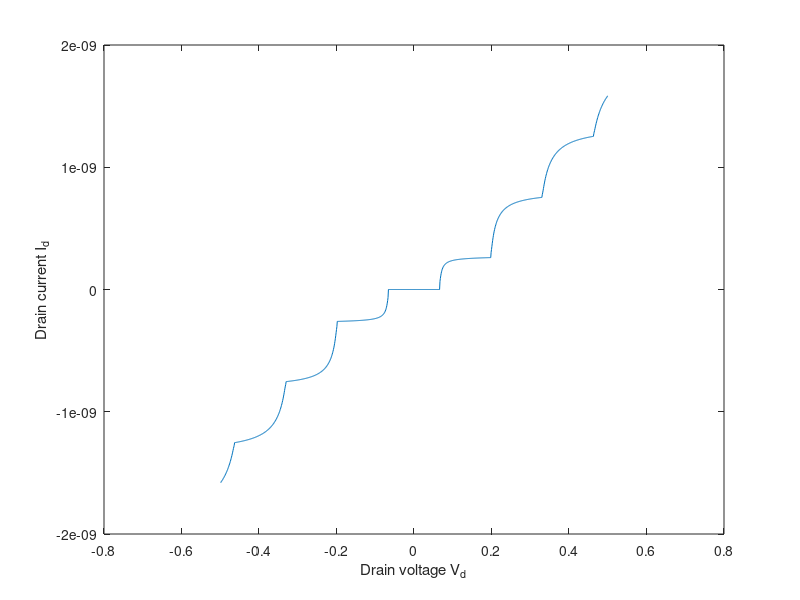
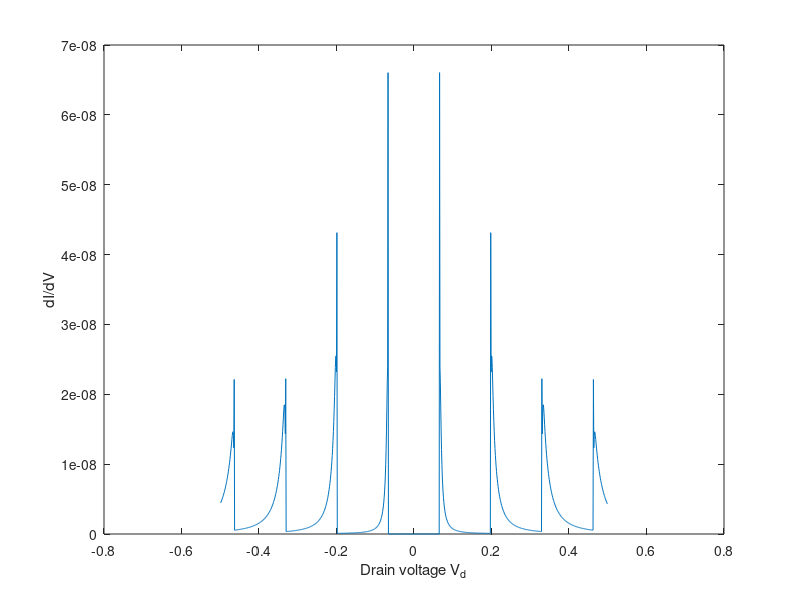
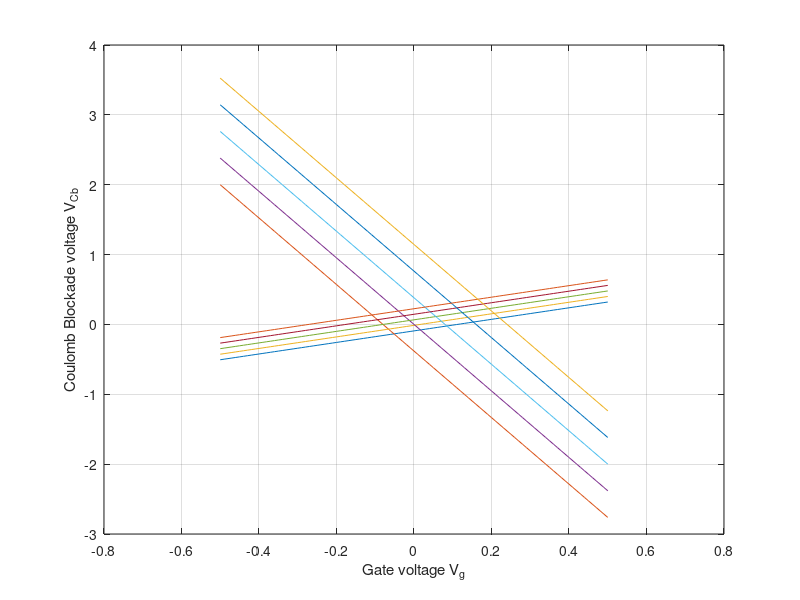

Write the MATLAB code that produced these figures, in order.
% Matlab program source for numerical simulation of Master equation
% in single electron transistor

%1. first step, the following physical constant and device parameters are defined as follows.
clc;
clear all;
close all;
% Definition of Physical constant
q=1.602e-19;    % electronic charge (C)
kb=1.381e-23;   % Boltzman constant (J/K)
% Definition of Device parameters
c1=1.0e-20;     % tunnel capacitor C1 (F)
c2=2.1e-19;     % tunnel capacitor C2 (F)
%cg=1.0e-18;     % gate capacitor Cg (F)
cg=1.0e-18;     % gate capacitor Cg (F)
ctotal=c1+c2+cg;    % total capacitance (F)
mega=1000000;   % definition of mega=106
r1=15*mega;     % tunnel resistance R1 (Ohm)
r2=250*mega;    % tunnel resistance R2 (Ohm)

%2. The values of external parameters (V, V_G, Q_0 and T) is given. Here,
%the V_G , Q_0 and T are kept a constant while the V is varied from Vmin to Vmax, as follows:
Vg=0;   % gate voltage (V)
q0=0;   % background charge q0 is assumed to be zero
temp=10;    % temperature T (K)
vmin=-0.5;  % drain voltage minimum Vmin (V)
vmax=0.5;   % drain voltage maximum Vmax (V)
NV=1000;    % number of grid from Vmin to Vmax
dV=(vmax-vmin)/NV;  % drain voltage increment of each grid point
for iv=1:NV     % loop start for drain voltage
    V(iv)=vmin+iv*dV;   % drain voltage in each grid point
    % Note that loop end for drain voltage is located in the end of this program source
    
    %3. Calculation of ?F, as follows:
    Nmin=-20;    % minimum number of N (charge number in dot)
    Nmax=20;     % maximum number of N (charge number in dot)
    for ne=1:Nmax-Nmin  % loop start for N
        n=Nmin+ne;   % N charge number in dot
        %Calculation of deltaE
        dE1p=q/ctotal*(0.5*q+(n*q-q0)-(c2+cg)*V(iv)+cg*Vg);
        dE1n=q/ctotal*(0.5*q-(n*q-q0)+(c2+cg)*V(iv)-cg*Vg);
        dE2p=q/ctotal*(0.5*q-(n*q-q0)-c1*V(iv)-cg*Vg);
        dE2n=q/ctotal*(0.5*q+(n*q-q0)+c1*V(iv)+cg*Vg);
        % Noted that loop end for N is located after calculation of \Gamma
        
        %4. the values of ?F are identified and then used for the calculation of \Gamma. If ?F is negative,
        % will be calculated by equations (26a) and (26b). However, if the ?F is positive, \Gamma is set to
        % be closed to the zero (very small). Note that the value of \Gamm ais always positive. These
        % identifications are done for four conditiond of ?F.
        
        if dE1p<0
            T1p(ne)=1/(r1*q*q)*(-dE1p)/(1-exp(dE1p/(kb*temp)));
            % ? positive in equation (26a)
        else
            T1p(ne)=1e-1; % ? positive is assumed to be very small
        end
        if dE1n<0
            T1n(ne)=1/(r1*q*q)*(-dE1n)/(1-exp(dE1n/(kb*temp)));
            % ? negative in equation (26a)
        else
            T1n(ne)=1e-1; % if negative is assumed to be very small
        end
        if dE2p<0
            T2p(ne)=1/(r2*q*q)*(-dE2p)/(1-exp(dE2p/(kb*temp)));
            %  positive in equation (26b)
        else
            T2p(ne)=1e-1; % if positive is assumed to be very small
        end
        
        if dE2n<0
            T2n(ne)=1/(r2*q*q)*(-dE2n)/(1-exp(dE2n/(kb*temp)));
            % ? negative in equation (26b)
        else
            T2n(ne)=1e-1; % if negative is assumed to be very small
            
        end
    end % loop end for N
    
    % 5. The p(n) of equation (28) is calculated. For this, normalization of equation (31a) must
    % be satisfied. Here, the values of p(Nmin) and p(Nmax) is assumed to be 0.01.
    
    p(1)=0.001; % ?(Nmin) is assumed to be 0.01
    p(Nmax-Nmin)=0.001; % ?(Nmax) is assumed to be 0.01
    % 6. Normalization of p is done. Here, ? p(n) is calculated.
    sum=0; % sum=0 is initial value to calculate ?
    for ne=2:Nmax-Nmin
        p(ne)=p(ne-1)*(T2n(ne-1)+T1p(ne-1))/(T2p(ne)+T1n(ne));
        % calculation of ?(N) in equation (28)
        % The conditions below are used to avoid divergence of Matlab  calculation
       
        if p(ne)>1e250
            p(ne)=1e250;
        end
        if p(ne)<1e-250
            p(ne)=1e-250;
        end
        % ---------------------
        sum=sum+p(ne);
    end
    for ne=2:Nmax-Nmin
        p(ne)=p(ne)/sum; % Normalization in equation (31b)
    end
    
    %Finally, the current is computed as follows:
    
    sumI=0; % sumI=0 is initial condition for current calculation
    
    for ne=2:Nmax-Nmin
        sumI=sumI+p(ne)*(T2p(ne)-T2n(ne));
    end
    I(iv)=q*sumI; % I in equation (32b)
end % end of drain voltage loop
figure('Name','plot of I vs V_d','NumberTitle','off');
plot(V,I); % plot of I vs V
xlabel ('Drain voltage V_d');
ylabel ('Drain current I_d');
for iv=1:NV-1
    dIdV(iv)=(I(iv+1)-I(iv))/dV; % calculation of dI/dV
end
figure('Name','plot of dI/dV vs V_d','NumberTitle','off');
plot(V(1,1:NV-1),dIdV);
xlabel ('Drain voltage V_d');
ylabel ('dI/dV');
%Coulomb Blockade Plot : Vd vs Vg
%deltaVd = e/cg;
deltaVcbp = (q/2)/(cg + c1); %usato per il fascio di rette con slope positivo da plottare
deltaVcbn = q/(2*c2); %usato per il fascio di rette con slope negativo da plottare
Vg_min = -0.5;
Vg = (Vg_min : 0.01 : -Vg_min);
for i = 1:length(Vg)
    Vcbp = ((q/2) + Vg *cg)/(cg+c2); %Vcb positive slope
    Vcbn = q/(2*c2) - (Vg * cg)/c2; %Vcb negative slope
end
Vx = (q/2)/(2*cg);  %punti in cui le rette intersecano l'asse x
basevalue = 0;
numeroFasciRette = 4;
legendString=[];
figure('Name','Coulomb Blockade','NumberTitle','off');
for i = -numeroFasciRette/2 : numeroFasciRette/2
    plot (Vg, Vcbp + i*deltaVcbp);
    %area(Vg, Vd1 + i*deltaVg, max(Vd1 + (i-1)*deltaVg)); %plots Y versus X and fills the area between 0 and Y. The values in X can be numeric, datetime, duration or categorical values. 
    hold on;
    plot (Vg, Vcbn + i*deltaVcbn);
    % Identificazione dei rombi
    %%%%%%%%%%%%%% le rette si toccano per Vg = (e/2-q0)/cg &&&&&&&&&&&&&
    %pgon = polyshape([-q/c1 -Vx q/c1 Vx],[-q/ctotal 0 q/ctotal 0]);
    %plot(pgon);
    
    %tmp=find(Vd1 < (q0 + cg * i * Vx - e/2)/(ctotal-c1));
    %patch([Vg(tmp)],[Vd1(tmp)],ones(length(tmp),1),'facecolor','r')
    
    %tmp=find(y1 < 0);
    %patch([x(tmp)],[y1(tmp)],ones(length(tmp),1),'facecolor','r')
end
grid on;
xlabel ('Gate voltage V_g');
ylabel ('Coulomb Blockade voltage V_{Cb}');
hold off;
